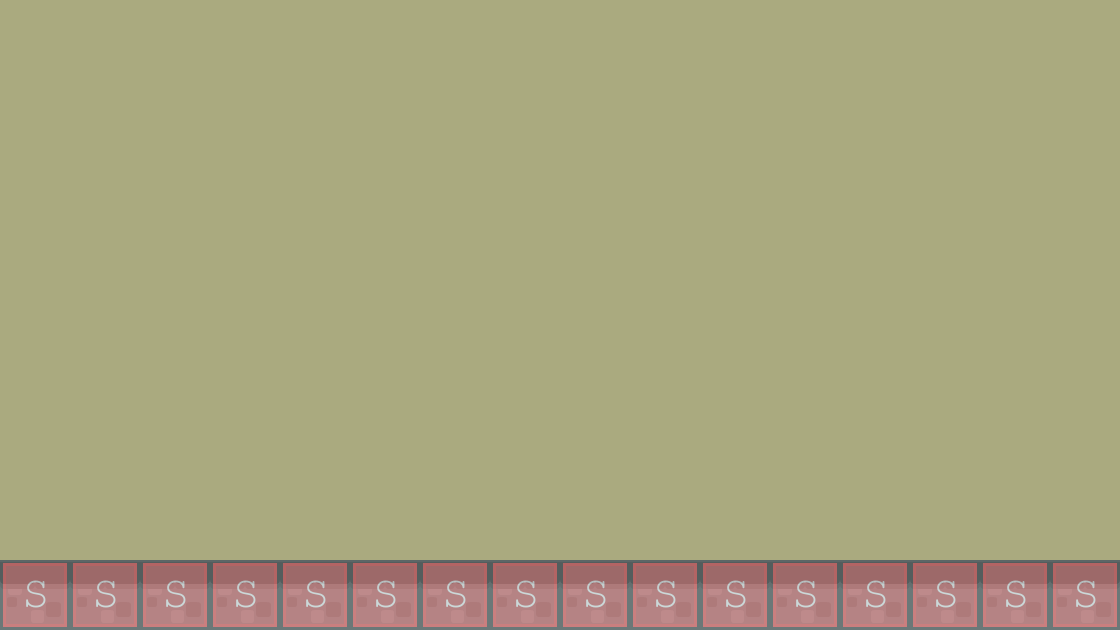

The image is a tile-based game level rendered from a .tmx file. Its description and source (layers, tilesets, objects; grid data summarised) follow:
An orthogonal 16x9 tile map with 70x70 px tiles, 2 tile layers (background, collision), 2 tilesets and 2 objects (EnemyBase, PlayerBase).

<map version="1.0" orientation="orthogonal" renderorder="right-down" width="16" height="9" tilewidth="70" tileheight="70" backgroundcolor="#aaaa7f">
 <tileset firstgid="1" name="background-tiles" tilewidth="70" tileheight="70">
  <image source="../img/background-tiles.png" width="910" height="910" />
 </tileset>
 <tileset firstgid="170" name="meta-tiles" tilewidth="70" tileheight="70">
  <image source="../img/meta-tiles.png" width="350" height="70" />
  <tile id="2">
   <properties>
    <property name="type" value="solid" />
   </properties>
  </tile>
  <tile id="4">
   <properties>
    <property name="type" value="solid" />
   </properties>
  </tile>
 </tileset>
 <layer name="background" width="16" height="9">
  <data>[144 cells, 16 non-empty, 1 distinct tile ids]</data>
 </layer>
 <layer name="collision" width="16" height="9" opacity="0.38">
  <data>[144 cells, 16 non-empty, 1 distinct tile ids]</data>
 </layer>
 <objectgroup name="BaseEntities">
  <object name="EnemyBase" x="980" y="420" width="70" height="140" />
  <object name="PlayerBase" x="70" y="420" width="70" height="140" />
 </objectgroup>
</map>
